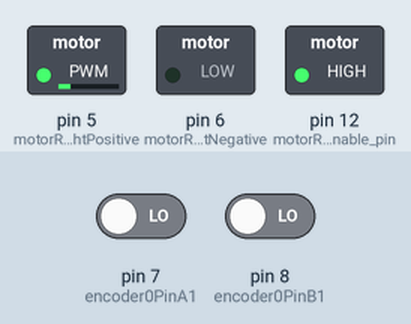
Simulated run of this sketch. Board: Arduino Uno, built with avr-gcc and run on an emulated ATmega328P. On the bench: switched loads named in the sketch (green lamp = pin HIGH). The inputs (shaded band) are chosen by the test bench; at power-on: pin 7 (encoder0PinA1) LOW, pin 8 (encoder0PinB1) LOW. What the sketch prints to the serial monitor is not drawn.

Above: at 1.2 s.
1.3 s: pin 7 (encoder0PinA1) driven HIGH
Timing chart, 0 to 4.3 s (numbered marks = the images above; inputs shaded):
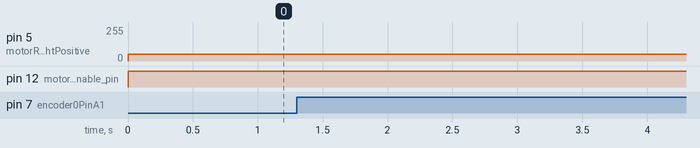

The sketch:

pololu_lm293D.ino
```cpp
/* Dave Calaway 22/06/2016 - V0.3
   GIT: https://goo.gl/O5A4XS
   Control DC motor with encoder and L293D. The sketch print the angles in real time.
   No library needed.
*/

//---------------------------- IMPOSTAZIONI ---------------------------------
// numero di gradi da fare, avanti ed indietro. 850 quasi 360°
#define gradi 850
// attesa prima del ritorno a 0, 1000 = 1sec
#define pausa 1000
//---------------------------------------------------------------------------

// the motor will start at clockwise
int clockwise = 50;
int anticlockwise = 0;

/* L293D: motor terminals and enable pin */

int motorRightPositive = 5;
int motorRightNegative = 6;
int motorRightEnable_pin = 12;

/*Encoder connect pins */

int encoder0PinA1 = 7;
int encoder0PinB1 = 8;
int encoder0Pos1 = 0;
int encoder0PinALast1 = LOW;
int n1 = LOW;


void setup() {
  pinMode (encoder0PinA1, INPUT);
  pinMode (encoder0PinB1, INPUT);
  Serial.begin (115200);

  pinMode (motorRightPositive, OUTPUT);
  pinMode (motorRightNegative , OUTPUT);
  pinMode(motorRightEnable_pin, OUTPUT);
}

void loop() {
// ************************ ENCODER read structure ***************************
  // read one of two encoder
  n1 = digitalRead(encoder0PinA1);

  if ( encoder0Pos1 != gradi ) {
    if ((encoder0PinALast1 == LOW) && (n1 == HIGH)  ) {
      if (digitalRead(encoder0PinB1) == LOW) {
        encoder0Pos1--;
      } else {
        encoder0Pos1++;
      }

      Serial.print("Passi: ");
      Serial.println (encoder0Pos1);

    }
    motorrightrun();
  }

  encoder0PinALast1 = n1;

  if ( encoder0Pos1 == gradi || encoder0Pos1 == -gradi) {
    encoder1();
  }
// *************************************************************************
}

// L293D run and enable
void motorrightrun() {
  digitalWrite(motorRightEnable_pin, HIGH);
  analogWrite (motorRightPositive, clockwise);
  analogWrite (motorRightNegative, anticlockwise);
}

void encoder1() {
  // disable motor
  digitalWrite(motorRightEnable_pin, LOW);

  if (clockwise != 0 ) {
    anticlockwise = 50;
    clockwise = 0;
  }
  else {
    anticlockwise = 0;
    clockwise = 50;
  }
  encoder0Pos1 = 0;
  Serial.println("cambio!");
  delay(pausa);
}
```

Measured:
- after the input at 1.3 s, every drawn part: stays the same
